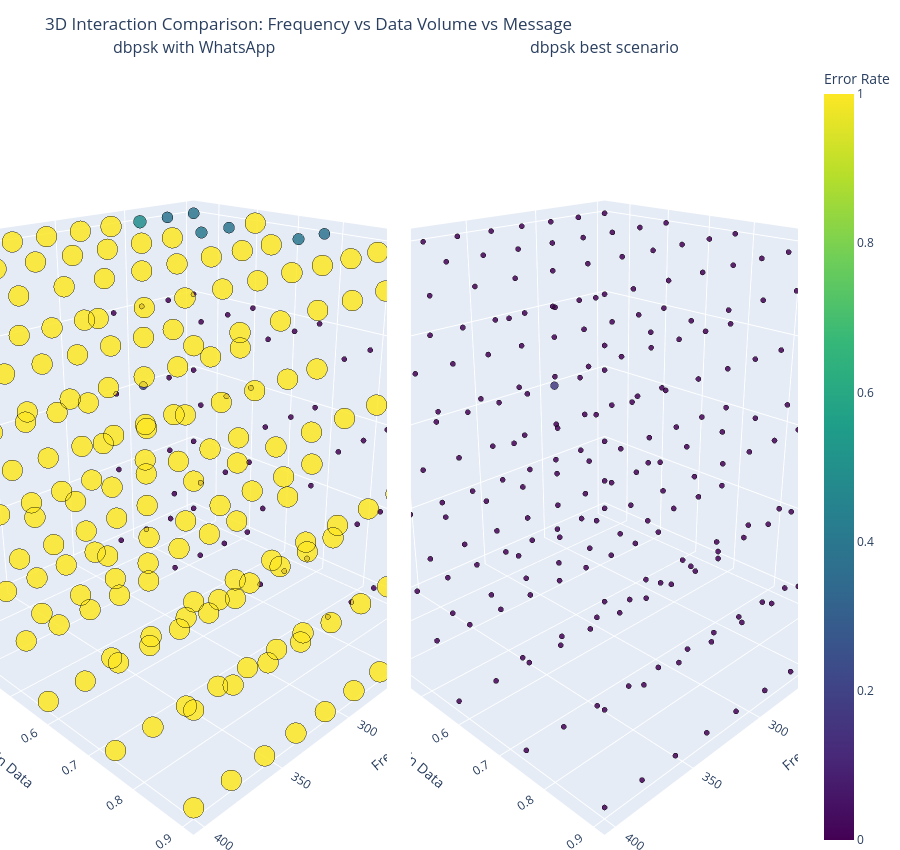

The notebook cell saved with this chart:
### Markdown cell above
## 3D Interaction: Frequency, Data Volume, and Message (Comparison)
This figure is split into two 3D panels:
- Column A: `csv_path` (actual pipeline output)
- Column B: `no_audio_compression` (best-case reference)
Color and marker size encode `error_rate` (lower is better).

### Code cell
from plot_helpers import plot_3d_interaction_comparison

plot_3d_interaction_comparison(
    df_first,
    df_second,
    label_a=LABEL_FIRST,
    label_b=LABEL_SECOND,
)

### Figure 1 — Plotly figure (JSON) as saved in the notebook; plotly's stock layout.template omitted (floating-point values rounded to 4 significant figures; data arrays with more than 128 entries replaced by an {"elided": "..."} marker saying what was removed)
{"data": [{"customdata": {"elided": "250x3 mixed values"}, "hovertemplate": "Frequency=%{x}<br>Volume Gain Data=%{y:.6f}<br>Message=%{customdata[0]}<br>Error Rate=%{customdata[1]:.4f}<extra></extra>", "marker": {"color": {"elided": "250 float values"}, "coloraxis": "coloraxis", "line": {"color": "black", "width": 0.5}, "opacity": 0.85, "size": {"elided": "250 float values"}}, "mode": "markers", "name": "A", "scene": "scene", "showlegend": false, "type": "scatter3d", "x": {"elided": "250 int values"}, "y": {"elided": "250 float values"}, "z": {"elided": "250 int values"}}, {"customdata": {"elided": "250x3 mixed values"}, "hovertemplate": "Frequency=%{x}<br>Volume Gain Data=%{y:.6f}<br>Message=%{customdata[0]}<br>Error Rate=%{customdata[1]:.4f}<extra></extra>", "marker": {"color": {"elided": "250 float values"}, "coloraxis": "coloraxis", "line": {"color": "black", "width": 0.5}, "opacity": 0.85, "size": {"elided": "250 float values"}}, "mode": "markers", "name": "B", "scene": "scene2", "showlegend": false, "type": "scatter3d", "x": {"elided": "250 int values"}, "y": {"elided": "250 float values"}, "z": {"elided": "250 int values"}}], "layout": {"annotations": [{"font": {"size": 16}, "showarrow": false, "text": "dbpsk with WhatsApp", "x": 0.2425, "xanchor": "center", "xref": "paper", "y": 1, "yanchor": "bottom", "yref": "paper"}, {"font": {"size": 16}, "showarrow": false, "text": "dbpsk best scenario", "x": 0.7575, "xanchor": "center", "xref": "paper", "y": 1, "yanchor": "bottom", "yref": "paper"}], "coloraxis": {"cmax": 1, "cmin": 0, "colorbar": {"title": {"text": "Error Rate"}}, "colorscale": [[0, "#440154"], [0.1111, "#482878"], [0.2222, "#3e4989"], [0.3333, "#31688e"], [0.4444, "#26828e"], [0.5556, "#1f9e89"], [0.6667, "#35b779"], [0.7778, "#6ece58"], [0.8889, "#b5de2b"], [1, "#fde725"]]}, "height": 850, "margin": {"b": 0, "l": 0, "r": 0, "t": 60}, "scene": {"camera": {"eye": {"x": 1.5, "y": 1.5, "z": 0.9}}, "domain": {"x": [0, 0.485], "y": [0, 1]}, "xaxis": {"title": {"text": "Frequency"}}, "yaxis": {"title": {"text": "Volume Gain Data"}}, "zaxis": {"ticktext": ["Hi!", "Hello world, this is a 1234...", "Special symbols: @#$%^&*+=_...", "Line breaks test: First lin...", "Long message: This is a sig..."], "tickvals": [0, 1, 2, 3, 4], "title": {"text": "Message"}}}, "scene2": {"camera": {"eye": {"x": 1.5, "y": 1.5, "z": 0.9}}, "domain": {"x": [0.515, 1], "y": [0, 1]}, "xaxis": {"title": {"text": "Frequency"}}, "yaxis": {"title": {"text": "Volume Gain Data"}}, "zaxis": {"ticktext": ["Hi!", "Hello world, this is a 1234...", "Special symbols: @#$%^&*+=_...", "Line breaks test: First lin...", "Long message: This is a sig..."], "tickvals": [0, 1, 2, 3, 4], "title": {"text": "Message"}}}, "title": {"text": "3D Interaction Comparison: Frequency vs Data Volume vs Message"}}}
